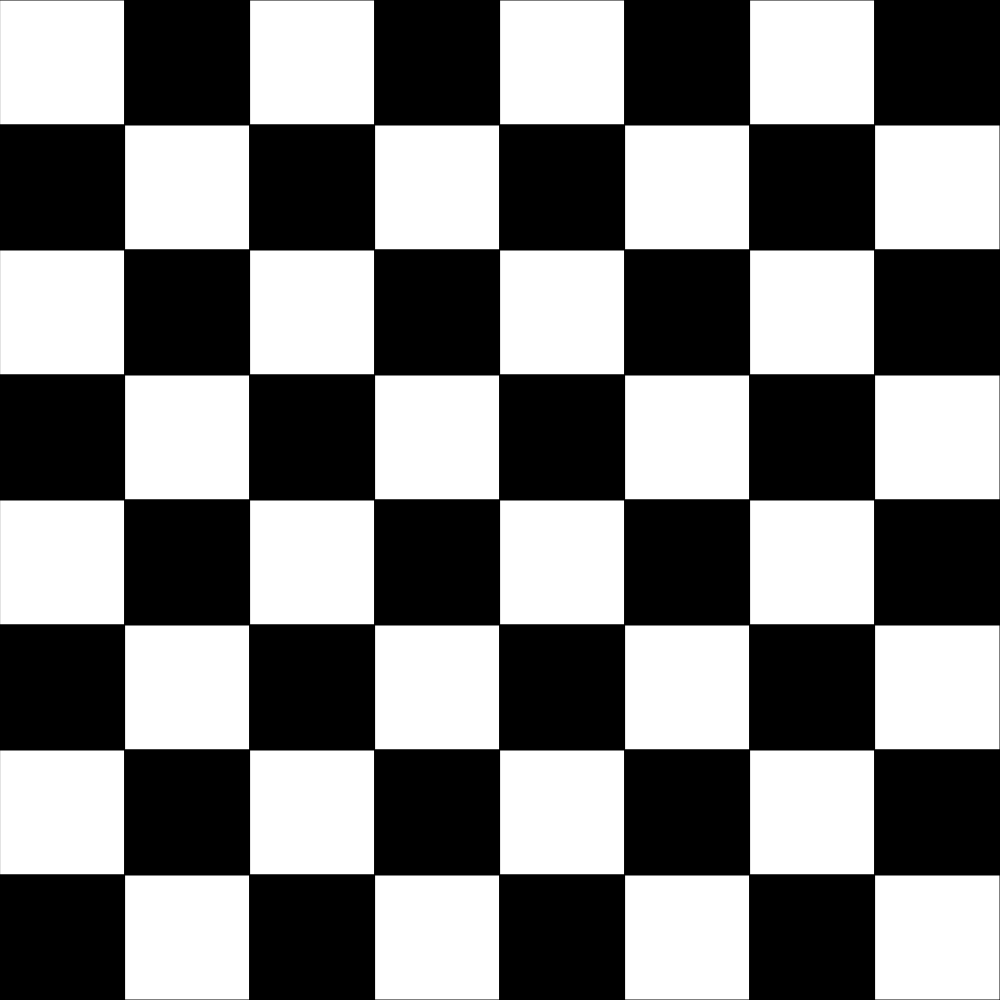
Frame 1 (no input)
Frame 60 (no input): identical to frame 1, image omitted
Frame 120 (the mouse pressed at the canvas centre since frame 60): identical to frame 1, image omitted

The p5.js sketch that drew this single still picture (run headless with seeded random() and noise() and a simulated clock; from frame 60 on, the mouse is pressed at the canvas centre):

// p5.js sketch
// ── sketch.js
let boxSize;

function setup() {
  if (windowWidth < windowHeight) {
      createCanvas(windowWidth, windowWidth);
}
else {
  createCanvas(windowHeight, windowHeight)
}
  boxSize = width / 8;
  isFilled = false;

}

function draw() {
  background(255);
  displayBoard()

}

function displayBoard() {
  for (i = 0; i < 8; i++) {
    for (let j = 0; j < 8; j++) {
      if (isFilled) {
        fill(0);
      }
      else {
        fill(255);
      }
      rect(boxSize * j, boxSize * i, boxSize, boxSize);
      isFilled = !isFilled;
    }
    isFilled = !isFilled;
  }

}
